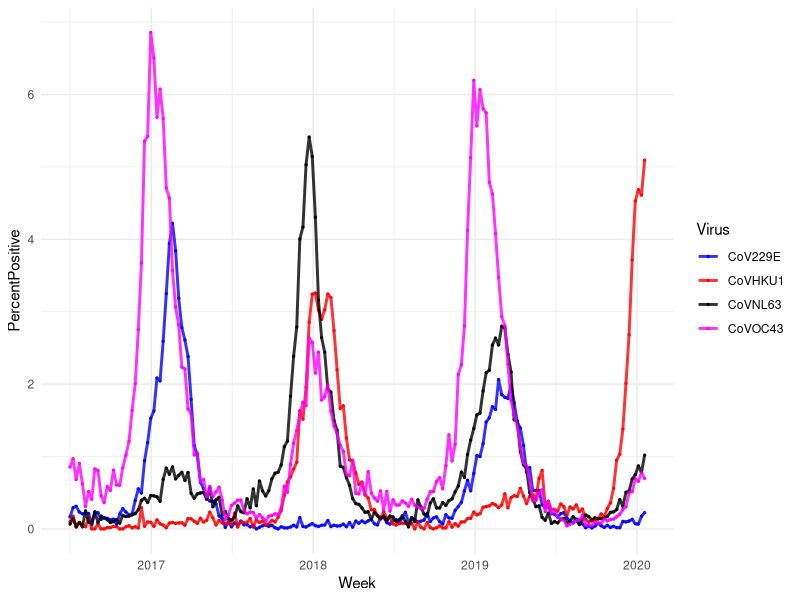
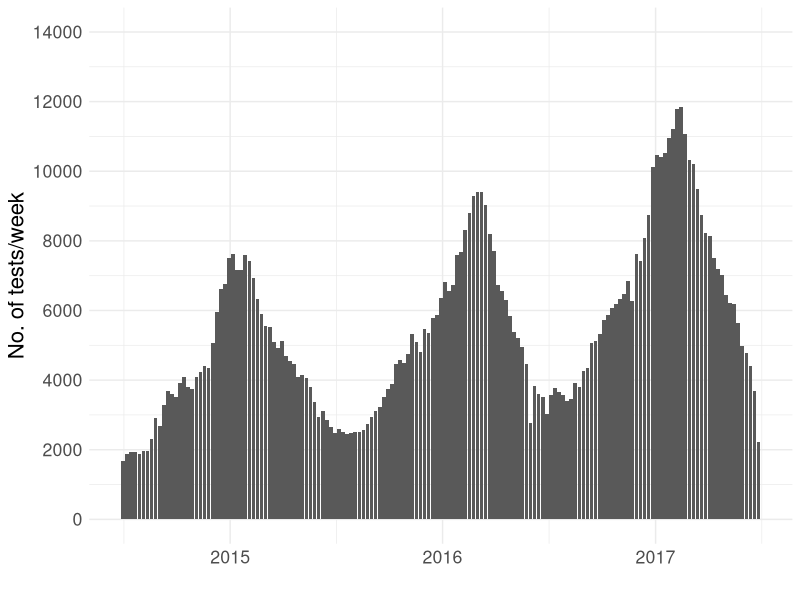

Write R code to recreate these figures, in order.
# =============================================================================
# Import
# =============================================================================

library(tidyverse)
library(lubridate)

natcov <- read.csv('NationalCoV.csv', colClasses=c("character","numeric","numeric","numeric","numeric"))
natcov$Week <- as_date(natcov$Week)
natcov <- as_tibble(natcov)

# =============================================================================
# Plot % positive by virus over time
# =============================================================================

fignatcov <- natcov %>% 
	pivot_longer(c("CoVHKU1","CoVNL63","CoVOC43","CoV229E"), names_to="Virus", values_to="PercentPositive") %>%
	ggplot(aes(x=Week, y=PercentPositive, col=Virus)) + 
		scale_color_manual(values=c("blue","red","black","magenta")) + 
		# scale_color_brewer(type="qual", palette=4) + 
		geom_point(alpha=0.8, size=0.5) +
		geom_line(alpha=0.8, size=1) + 
		theme_minimal() 

ggsave(fignatcov, file="~/DropboxHarvard/Projects/Wuhan/natcov.pdf", width=7, height=5)

# =============================================================================
# Plot number of tests over time from Killerby et al.
# =============================================================================


ntests <- read.csv('ntests.csv', colClasses=c("integer","character"))
ntests$WEEK <- as_date(ntests$WEEK)
ntests <- as_tibble(ntests)

figtestsperweek <- ntests %>% 
	ggplot(aes(x=WEEK, y=NTESTS)) + 
		geom_col() + 
		expand_limits(y=c(0,14000))  + 
		scale_y_continuous(breaks=seq(from=0, to=14000, by=2000)) + 
		labs(x="", y="No. of tests/week") + 
		theme_minimal() + 
		theme(text=element_text(size=16))

ggsave(figtestsperweek, file="~/DropboxHarvard/Projects/Wuhan/testsperweek.pdf", width=12, height=5)